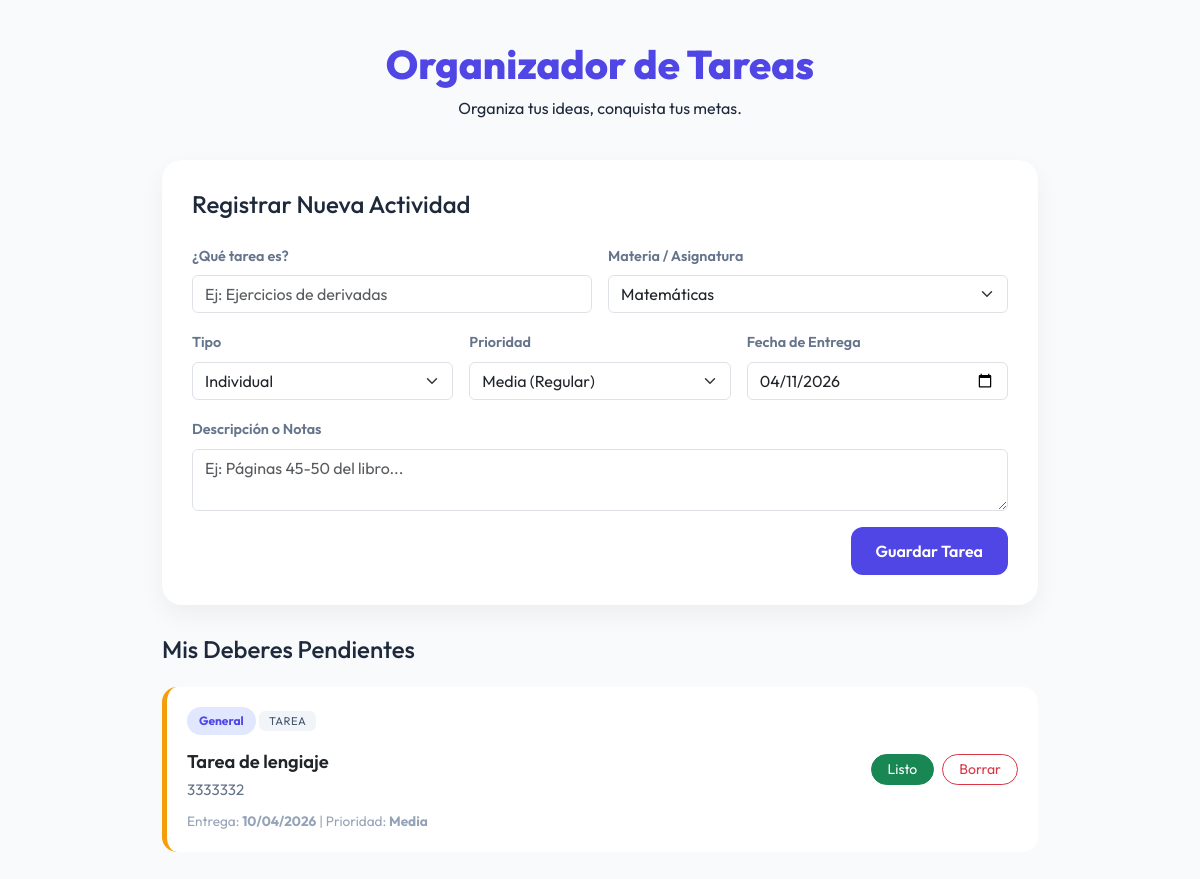
Before: / with the older database file.
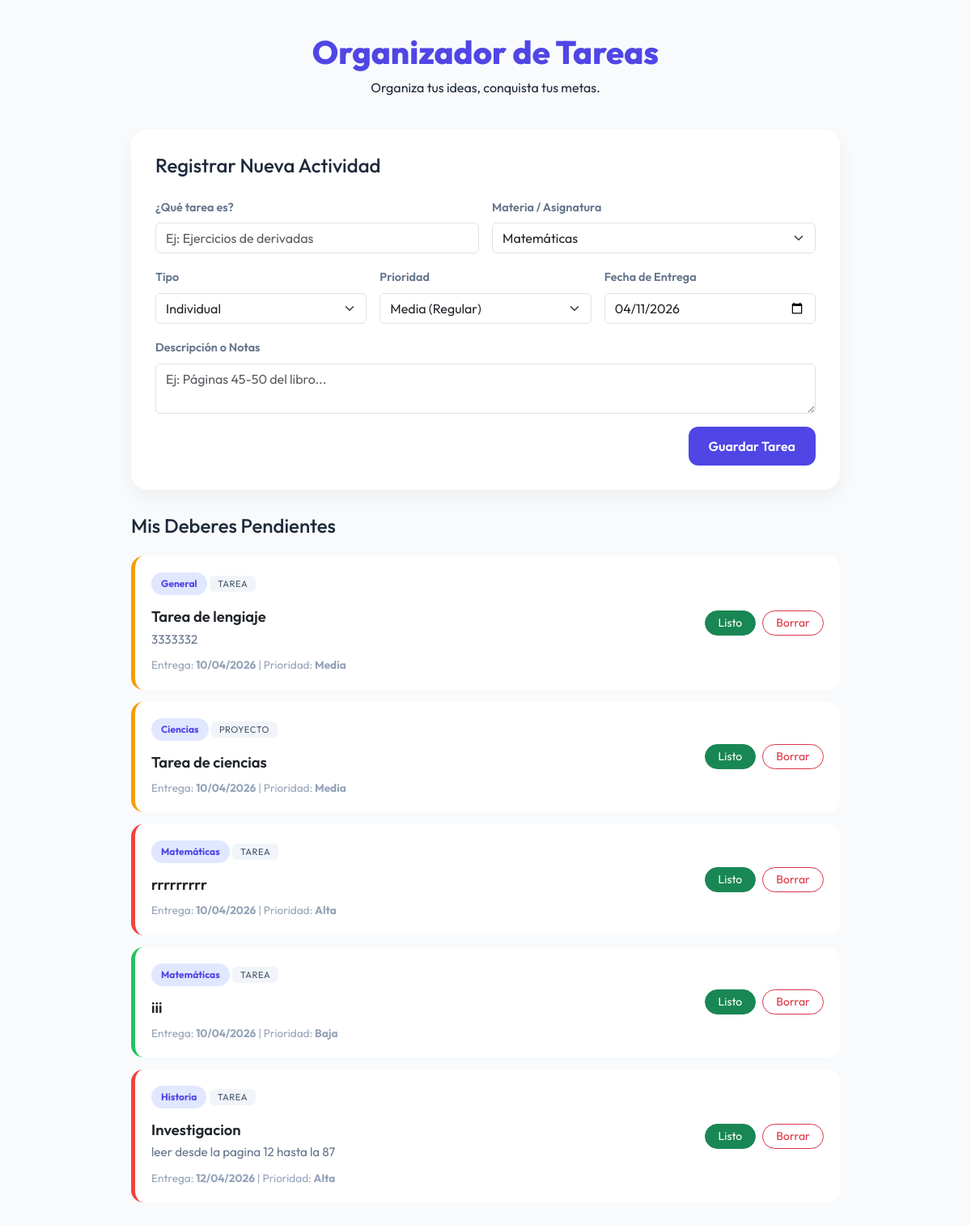
After: the same page with the newer database file.
### tables this page shows
CREATE TABLE `tareas` (
  `id` int(11) NOT NULL,
  `titulo` varchar(100) DEFAULT NULL,
  `materia` varchar(50) DEFAULT 'General',
  `tipo` varchar(50) DEFAULT 'Tarea',
  `descripcion` text DEFAULT NULL,
  `prioridad` varchar(20) DEFAULT 'Media',
  `fecha` date DEFAULT NULL,
  `estado` tinyint(4) DEFAULT 0
);

### tareas.php (called while the page is built, shortened)
<?php
include 'db.php';
$pendientes = $conn->query("SELECT * FROM tareas WHERE estado = 0 ORDER BY fecha ASC");
?>

### index.php (the view, shortened to what this page needs)
<?php include 'tareas.php'; ?>
<!DOCTYPE html>
<html lang="es">
<head>
    <link href="https://cdn.jsdelivr.net/npm/bootstrap@5.3.8/dist/css/bootstrap.min.css" rel="stylesheet">
</head>
<body>
    <div class="container">
        <header>
            <h1>Organizador de Tareas</h1>
            <p>Organiza tus ideas, conquista tus metas.</p>
        </header>
        <div class="card-custom">
            <h2 class="h4 mb-4"> Registrar Nueva Actividad</h2>
            <form action="index.php" method="POST">
                <div class="row g-3">
                    <div class="col-md-6">
                        <label class="form-label">¿Qué tarea es?</label>
                        <input type="text" name="titulo" class="form-control" placeholder="Ej: Ejercicios de derivadas" required>
                    </div>
                    <div class="col-md-6">
                        <label class="form-label">Materia / Asignatura</label>
                        <select name="materia" class="form-select">
                            <option value="Matemáticas">Matemáticas</option>
                        </select>
                    </div>
                    <div class="col-md-4">
                        <label class="form-label">Tipo</label>
                        <select name="tipo" class="form-select">
                            <option value="Tarea">Individual</option>
                        </select>
                    </div>
                    <div class="col-md-4">
                        <label class="form-label">Prioridad</label>
                        <select name="prioridad" class="form-select">
                            <option value="Media" selected>Media (Regular)</option>
                        </select>
                    </div>
                    <div class="col-md-4">
                        <label class="form-label">Fecha de Entrega</label>
                        <input type="date" name="fecha" class="form-control" required value="<?php echo date('Y-m-d'); ?>">
                    </div>
                    <div class="col-12">
                        <label class="form-label">Descripción o Notas</label>
                        <textarea name="descripcion" class="form-control" rows="2" placeholder="Ej: Páginas 45-50 del libro..."></textarea>
                    </div>
                    <div class="col-12 text-end">
                        <button type="submit" class="btn btn-primary">Guardar Tarea</button>
                    </div>
                </div>
            </form>
        </div>
        <div class="mb-5">
            <h2 class="h4 mb-4"> Mis Deberes Pendientes</h2>
            <div class="task-sections">
                <?php if ($pendientes->num_rows > 0): ?>
                    <?php while ($row = $pendientes->fetch_assoc()): ?>
                        <div class="task-item priority-<?php echo $row['prioridad']; ?>">
                            <div class="task-info">
                                <span class="badge-materia"><?php echo htmlspecialchars($row['materia']); ?></span>
                                <span class="badge-tipo"><?php echo htmlspecialchars($row['tipo']); ?></span>
                                <h3 class="mt-2 text-dark"><?php echo htmlspecialchars($row['titulo']); ?></h3>
                                <p><?php echo htmlspecialchars($row['descripcion']); ?></p>
                                <div class="task-meta">
                                     Entrega: <strong><?php echo date('d/m/Y', strtotime($row['fecha'])); ?></strong>
                                    |  Prioridad: <strong><?php echo $row['prioridad']; ?></strong>
                                </div>
                            </div>
                            <div class="task-actions d-flex gap-2">
                                <a href="index.php?completar=<?php echo $row['id']; ?>" class="btn btn-sm btn-success rounded-pill px-3">
                                    Listo
                                </a>
                                <a href="index.php?eliminar=<?php echo $row['id']; ?>" class="btn btn-sm btn-outline-danger rounded-pill px-3" onclick="return confirm('¿Eliminar esta tarea?')">
                                    Borrar
                                </a>
                            </div>
                        </div>
                    <?php endwhile; ?>
                <?php endif; ?>
            </div>
        </div>
    </div>
</body>
</html>

### index.php (style rules this page uses)
:root { --primary: #4f46e5; --bg: #f8fafc; --card-bg: #ffffff; --text: #1e293b; --low: #22c55e; --medium: #f59e0b; --high: #ef4444; }
body { font-family: 'Outfit', sans-serif; background-color: var(--bg); color: var(--text); padding-bottom: 50px; }
.container { max-width: 900px; margin-top: 40px; }
header { text-align: center; margin-bottom: 40px; }
header h1 { font-weight: 800; color: var(--primary); font-size: 2.5rem; }
.card-custom { background: var(--card-bg); border-radius: 20px; border: none; box-shadow: 0 10px 25px rgba(0,0,0,0.05); padding: 30px; margin-bottom: 30px; transition: transform 0.3s ease; }
.form-label { font-weight: 600; font-size: 0.9rem; color: #64748b; }
.btn-primary { background: var(--primary); border: none; padding: 12px 25px; border-radius: 12px; font-weight: 600; }
.task-item { display: flex; justify-content: space-between; align-items: center; padding: 20px; background: white; border-radius: 15px; margin-bottom: 15px; border-left: 5px solid #e2e8f0; transition: all 0.3s ease; }
.task-item.priority-Alta { border-left-color: var(--high); }
.task-item.priority-Media { border-left-color: var(--medium); }
.task-item.priority-Baja { border-left-color: var(--low); }
.badge-materia { background: #e0e7ff; color: var(--primary); padding: 5px 12px; border-radius: 20px; font-size: 0.75rem; font-weight: 700; display: inline-block; margin-bottom: 8px; }
.badge-tipo { background: #f1f5f9; color: #475569; padding: 3px 10px; border-radius: 6px; font-size: 0.7rem; text-transform: uppercase; letter-spacing: 0.5px; }
.task-info h3 { font-size: 1.15rem; margin-bottom: 5px; font-weight: 600; }
.task-info p { color: #64748b; font-size: 0.95rem; margin-bottom: 10px; }
.task-meta { font-size: 0.85rem; color: #94a3b8; }

Changed rows visible on the page:
added tareas: materia "Ciencias", tipo "PROYECTO", titulo "Tarea de ciencias", fecha "10/04/2026", prioridad "Media"
added tareas: materia "Matemáticas", tipo "TAREA", titulo "rrrrrrrrr", fecha "10/04/2026", prioridad "Alta"
added tareas: materia "Matemáticas", tipo "TAREA", titulo "iii", fecha "10/04/2026", prioridad "Baja"
added tareas: materia "Historia", tipo "TAREA", titulo "Investigacion", descripcion "leer desde la pagina 12 hasta la 87", fecha "12/04/2026", prioridad "Alta"
